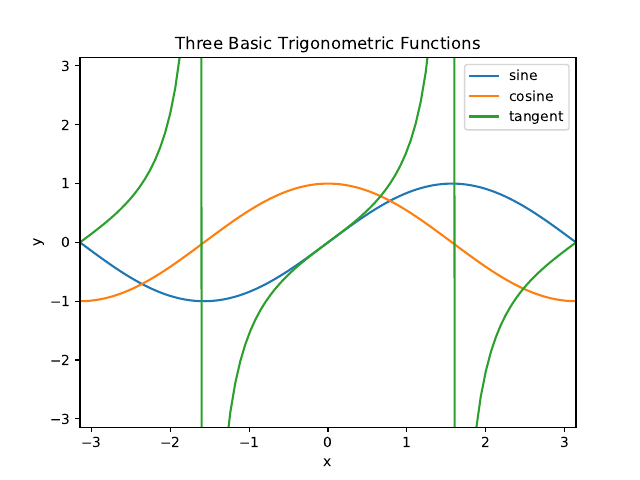

Reproduce this figure in Python.
import matplotlib
matplotlib.use('Agg')
import matplotlib.pyplot as plt

import numpy as np

pi = np.pi
x = np.linspace(-pi, pi, 100)

plt.plot(x, np.sin(x), label='sine')
plt.plot(x, np.cos(x), label='cosine')
plt.plot(x, np.tan(x), label='tangent')

axes = plt.gca()
axes.set_xlim([-pi,pi])
axes.set_ylim([-pi,pi])

plt.xlabel('x')
plt.ylabel('y')
plt.title("Three Basic Trigonometric Functions")
plt.legend()

#plt.show()

ext = 'pdf'
figname = 'myPlot.' + ext
plt.savefig(figname)

